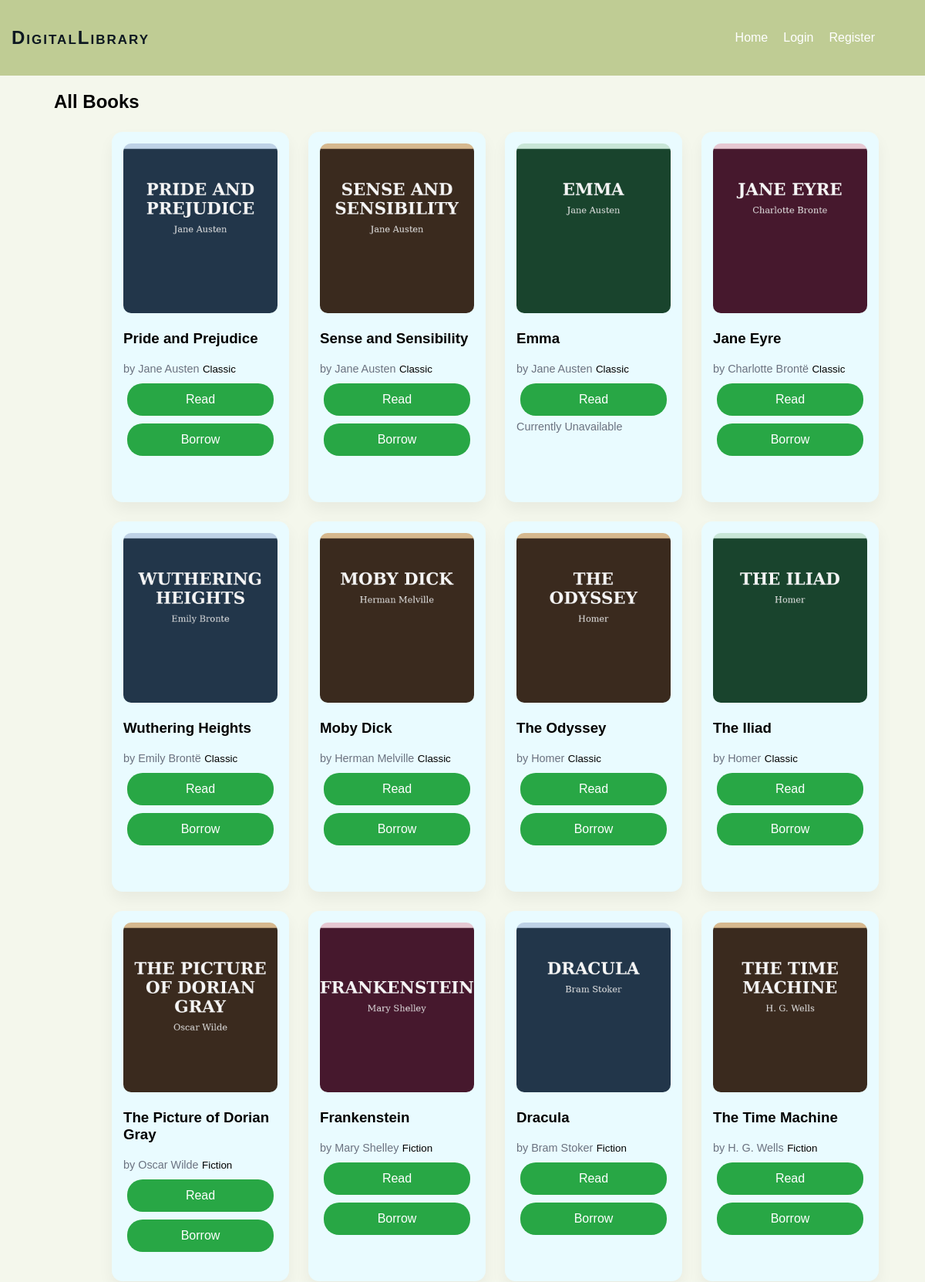
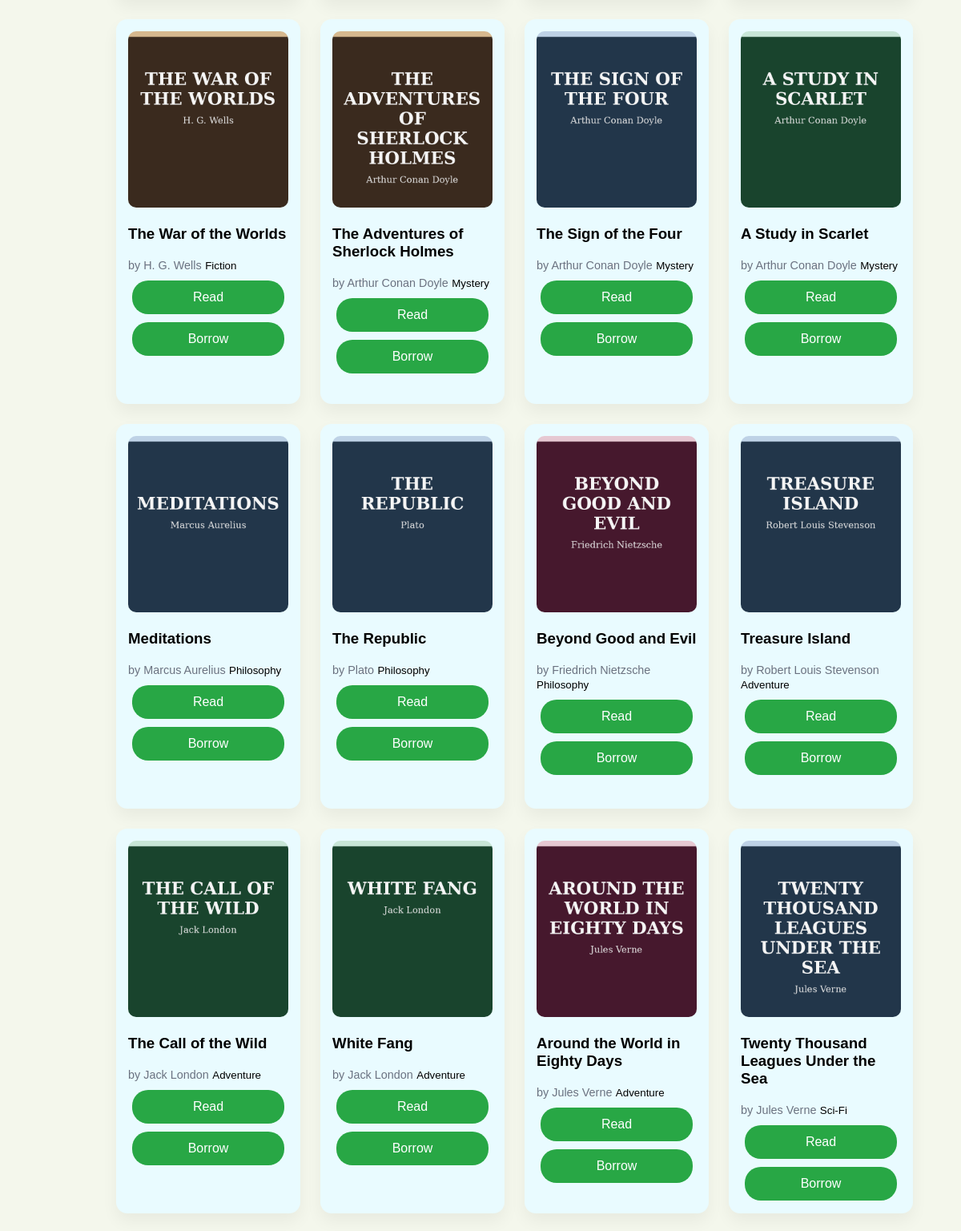
/books (upper part), run on the app's committed database (2 pictures, top to bottom).
### tables this page shows
CREATE TABLE books (
    id INTEGER PRIMARY KEY AUTOINCREMENT,
    title TEXT NOT NULL,
    author TEXT NOT NULL,
    category TEXT NOT NULL,
    content_url TEXT NOT NULL,
    cover_url TEXT NOT NULL,
    available INTEGER DEFAULT 1
);

### app.py (the view)
@app.route("/books")
def books():
    db = get_db()
    books = db.execute("SELECT * FROM books").fetchall()
    return render_template("books.html", books=books)

### app.py (called while the page is built)
def get_db():
    conn = sqlite3.connect("library.db")
    conn.row_factory = sqlite3.Row
    return conn

### templates/books.html (shortened to what this page needs)
{% extends "layout.html" %}
{% block content %}
<h2 class="section-header">All Books</h2>
<div class="grid">
    {% for book in books %}
    <div class="card">
        <img src="{{ book.cover_url }}" alt="{{ book.title }} cover" class="book-cover">
        <h3>{{ book.title }}</h3>
        <span>by {{ book.author }}</span>
        <small>{{ book.category }}</small>
        <a class="btn1" href="/read/{{ book.id }}">Read</a>
        {% if book.available%}
        <a class="btn1" href="/borrow/{{ book.id }}">Borrow</a>
        {% else %}
        <span class="unavailable">Currently Unavailable</span>
        {% endif %}
    </div>
    {% endfor %}
</div>
{% endblock %}

### static/style.css (style rules this page uses)
body { font-family: Arial, sans-serif; background-color: #f4f7ec; margin: 0; padding: 0; }
.btn1 { background-color: #28a745; color: white; padding: 12px 20px; text-decoration: none; border-radius: 20px; margin: 5px; display: inline-block; font-size: 1rem; margin-top: 10px; display: flex; justify-content: center; flex-direction: column; text-align: center; }
.section-header { display: flex; justify-content: space-between; align-items: center; margin-left: 70px; }
.grid { display: flex; flex-wrap: wrap; grid-template-columns: repeat(auto-fit, minmax(180px, 1fr)); gap: 25px; margin-top: 25px; margin-left:145px; align-items: center; margin-bottom: 100px; }
.card { background: #e9fbff; border-radius: 14px; padding: 15px; box-shadow: 0 10px 20px rgba(0,0,0,0.05); transition: transform 0.2s; height: 450px; width: 200px; }
.card img { width: 100%; height: 220px; object-fit: cover; border-radius: 10px; }
.card span { color: #6b7280; font-size: 0.9rem; }
.book-cover { cursor: pointer; height: 300px; width: 200px; }

### data on the page
books: cover_url (picture), title "Pride and Prejudice", author "Jane Austen", category "Classic"
books: cover_url (picture), title "Sense and Sensibility", author "Jane Austen", category "Classic"
books: cover_url (picture), title "Emma", author "Jane Austen", category "Classic", available "Currently Unavailable"
books: cover_url (picture), title "Jane Eyre", author "Charlotte Brontë", category "Classic"
books: cover_url (picture), title "Wuthering Heights", author "Emily Brontë", category "Classic"
books: cover_url (picture), title "Moby Dick", author "Herman Melville", category "Classic"
books: cover_url (picture), title "The Odyssey", author "Homer", category "Classic"
books: cover_url (picture), title "The Iliad", author "Homer", category "Classic"
books: cover_url (picture), title "The Picture of Dorian Gray", author "Oscar Wilde", category "Fiction"
books: cover_url (picture), title "Frankenstein", author "Mary Shelley", category "Fiction"
books: cover_url (picture), title "Dracula", author "Bram Stoker", category "Fiction"
books: cover_url (picture), title "The Time Machine", author "H. G. Wells", category "Fiction"
books: cover_url (picture), title "The War of the Worlds", author "H. G. Wells", category "Fiction"
books: cover_url (picture), title "The Adventures of Sherlock Holmes", author "Arthur Conan Doyle", category "Mystery"
books: cover_url (picture), title "The Sign of the Four", author "Arthur Conan Doyle", category "Mystery"
books: cover_url (picture), title "A Study in Scarlet", author "Arthur Conan Doyle", category "Mystery"
books: cover_url (picture), title "Meditations", author "Marcus Aurelius", category "Philosophy"
books: cover_url (picture), title "The Republic", author "Plato", category "Philosophy"
books: cover_url (picture), title "Beyond Good and Evil", author "Friedrich Nietzsche", category "Philosophy"
books: cover_url (picture), title "Treasure Island", author "Robert Louis Stevenson", category "Adventure"
books: cover_url (picture), title "The Call of the Wild", author "Jack London", category "Adventure"
books: cover_url (picture), title "White Fang", author "Jack London", category "Adventure"
books: cover_url (picture), title "Around the World in Eighty Days", author "Jules Verne", category "Adventure"
books: cover_url (picture), title "Twenty Thousand Leagues Under the Sea", author "Jules Verne", category "Sci-Fi"
